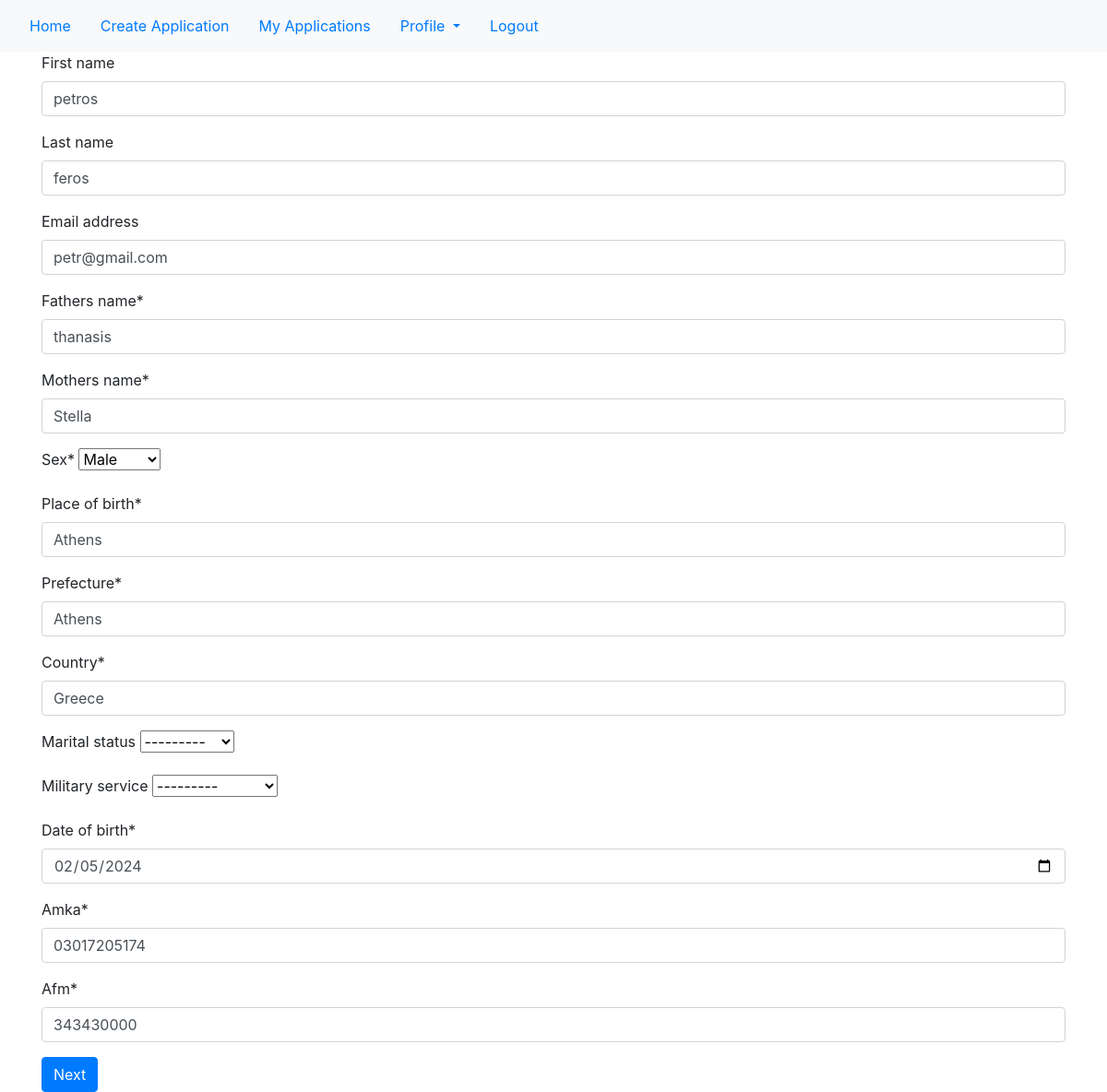
Page /user-information/ (signed in) on the committed database.
### main/models.py (models this page shows)
class User(AbstractUser):
    has_applied = models.BooleanField(default=False)
    fathers_name = models.CharField(max_length=150, null=True)
    mothers_name = models.CharField(max_length=150, null=True)
    class Sex(models.TextChoices):
        male = "male"
        female = "female"
    sex = models.CharField(
        max_length=6,
        choices=Sex.choices,
        null=True
    )
    class Marital_status(models.TextChoices):
        married = "married"
        unmarried = "unmarried"
    marital_status = models.CharField(
        max_length=9,
        choices=Marital_status.choices,
        null=True,
        blank=True
    )
    class Μilitary_service(models.TextChoices):
        completed = "completed"
        not_completed = "not completed"
    military_service = models.CharField(
        max_length=13,
        choices=Μilitary_service.choices,
        null=True,
        blank=True
    )
    date_of_birth = models.DateField(null=True)
    place_of_birth = models.CharField(max_length=150, null=True)
    prefecture = models.CharField(max_length=150, null=True) #νομός
    country = models.CharField(max_length=150, null=True)
    def validate_amka(amka): #amka must be eleven digits
        if not (amka.isdigit() and len(amka) == 11):
            raise ValidationError('amka must be 11 digits')
    amka = models.CharField(max_length=11, validators=[validate_amka], null = True)
    def validate_afm(afm): #afm must be 9 digits
        if not (afm.isdigit() and len(afm) == 9):
            raise ValidationError('afm must be 9 digits')
    afm = models.CharField(max_length=9, validators=[validate_afm], null = True)

### main/views.py (the view, shortened to what this page needs)
# urls.py: path("user-information/", views.user_information, name="user_information"),
@login_required(login_url='login')
def user_information(request):
    if request.user.groups.filter(name='Grammateia').exists():
        return redirect('home')
    user_form = UserApplicationForm(instance = request.user) #some information was filled during registration so it should be populated with existing data
    context = {
        'user_form': user_form
    }
    return render(request, "main/user_information.html", context)

### main/forms.py
class UserApplicationForm(ModelForm):
    date_of_birth = forms.DateField(widget=forms.DateInput(attrs={'type': 'date'}))
    class Meta:
        model = User
        fields = ['first_name', 'last_name','email', 'fathers_name', 'mothers_name', 'sex', 'place_of_birth', 'prefecture', 'country', 'marital_status', 'military_service', 'date_of_birth', 'amka' , 'afm']

### main/templates/main/user_information.html (shortened to what this page needs)
{% extends 'main/base.html' %}
{% block content %}
{% load crispy_forms_tags %}
<div class="container">
    <form id="form-container" method="POST" action="">
        {{user_form|crispy}}
        <input type="submit" value="Next" class="btn btn-primary"/>
    </form>
</div>
{% endblock %}

### rows in the picture
User: first_name "petros", last_name "feros", email "petr@gmail.com", fathers_name "thanasis", mothers_name "Stella", sex "Male", place_of_birth "Athens", prefecture "Athens", country "Greece", marital_status "---------", military_service "---------", date_of_birth "02/05/2024", amka "03017205174", afm "343430000"
